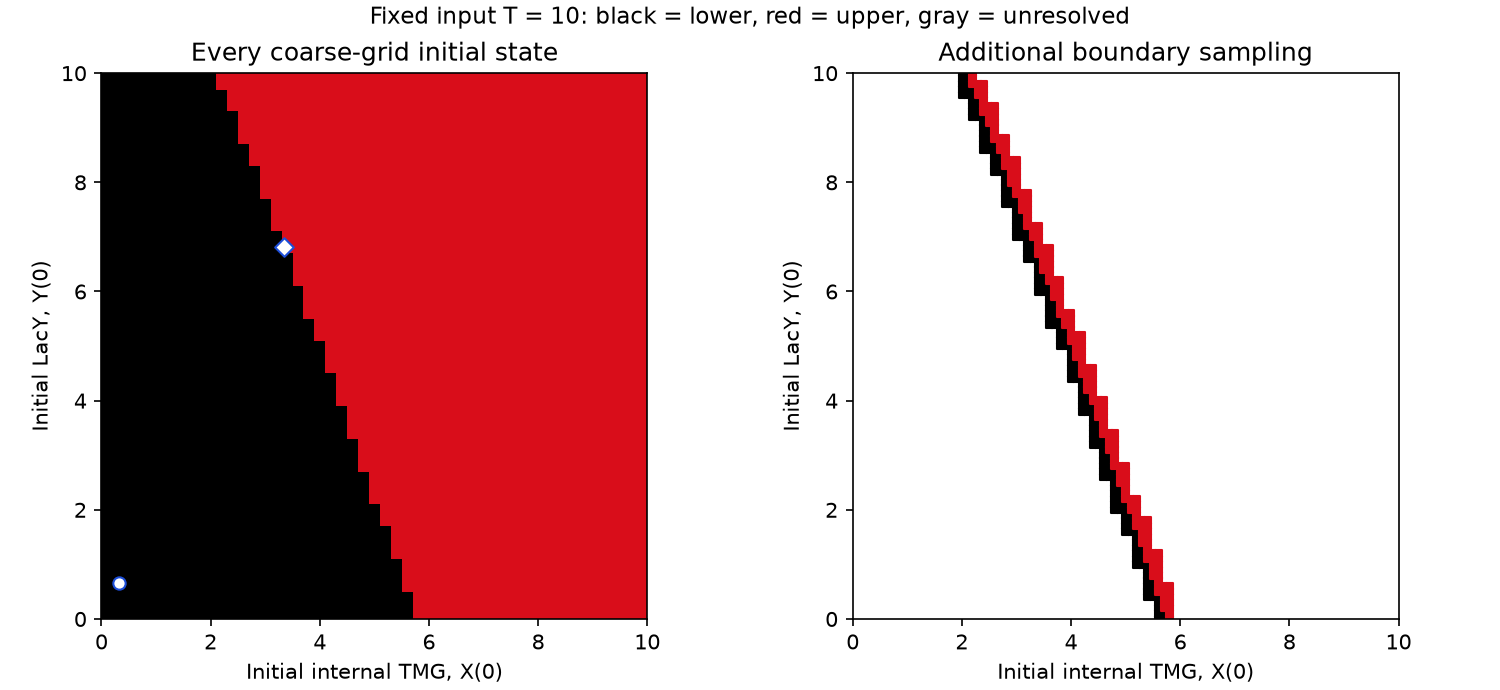

Source code (Python):
"""Independent SciPy computation of the current supplied Lac model.

The delivered MATLAB script is the requested implementation. This script checks
the mathematics with a separate integrator and saves inspectable numerical data.
"""
import json
from pathlib import Path
import numpy as np
from scipy.integrate import solve_ivp
import scipy
import matplotlib
matplotlib.use("Agg")
import matplotlib.pyplot as plt
from matplotlib.colors import ListedColormap, BoundaryNorm

HERE=Path(__file__).resolve().parent
ALPHA,RHO,TINPUT=100.,167.1,10.
BETA=.123*TINPUT**.6
A=ALPHA*BETA
EQX=np.sort(np.roots([1,-A,RHO,-A]).real)
EQ=np.column_stack([EQX,EQX/BETA])
LOW,SADDLE,HIGH=EQ
SCALE=HIGH-LOW
TIMES=(50.,100.,200.)
DIST_TOL=1e-5
RES_TOL=1e-8
COLORS=["#000000","#d90d1a","#a6a6a6"]


def rhs(t,z):
    x,y=z
    return np.array([BETA*y-x,ALPHA*(1+x*x)/(RHO+x*x)-y])


def jac(z):
    x=z[0]
    return np.array([[-1,BETA],[2*ALPHA*x*(RHO-1)/(RHO+x*x)**2,-1]])


def classify(z0,method="DOP853",rtol=1e-9,atol=1e-11):
    z=np.asarray(z0,dtype=float)
    if np.max(abs((z-SADDLE)/SCALE))<1e-12 and np.max(abs(rhs(0,z)/SCALE))<1e-12:
        return 3,z,0.
    prev=0.
    for end in TIMES:
        sol=solve_ivp(rhs,(prev,end),z,method=method,rtol=rtol,atol=atol)
        if not sol.success or sol.t[-1]<end or not np.all(np.isfinite(sol.y[:,-1])):
            return 3,sol.y[:,-1],sol.t[-1]
        z=sol.y[:,-1]
        if np.min(z)<-1e-8:
            return 3,z,end
        distances=[np.max(abs((z-eq)/SCALE)) for eq in (LOW,HIGH)]
        residual=np.max(abs(rhs(end,z)/SCALE))
        if residual<RES_TOL and min(distances)<DIST_TOL:
            return int(np.argmin(distances))+1,z,end
        prev=end
    return 3,z,end


def run():
    axes=np.linspace(0,10,51)
    grid=np.zeros((51,51),dtype=np.uint8)
    ends=np.zeros((51,51,2))
    ts=np.zeros((51,51))
    for row,y in enumerate(axes):
        for col,x in enumerate(axes):
            grid[row,col],ends[row,col],ts[row,col]=classify([x,y])
    print("Base labels:",np.unique(grid,return_counts=True),flush=True)
    refined=set()
    for row in range(50):
        for col in range(50):
            corners=grid[row:row+2,col:col+2]
            if 3 in corners or len(np.unique(corners))>1:
                for x in np.linspace(axes[col],axes[col+1],3):
                    for y in np.linspace(axes[row],axes[row+1],3):
                        refined.add((round(float(x),10),round(float(y),10)))
    refined=np.array([[x,y,classify([x,y])[0]] for x,y in sorted(refined)])
    comparison=[]
    # Different algorithm and tighter tolerances at EVERY added boundary point.
    for x,y,label in refined:
        other=classify([x,y],method="Radau",rtol=2e-10,atol=2e-12)[0]
        comparison.append(int(label)==other)
    assert all(comparison),"Boundary classification depends on the numerical solver."
    print("Boundary points and solver agreement:",len(refined),sum(comparison),flush=True)
    # Mirror MATLAB data products, independently generated.
    np.savetxt(HERE/"lac_basin_matrix_python.csv",grid,delimiter=",",fmt="%d")
    np.savetxt(HERE/"lac_boundary_refinement.csv",refined,delimiter=",",header="X0,Y0,label",comments="")
    np.savez_compressed(HERE/"lac_basin_numerics.npz",axes=axes,basin=grid,endpoints=ends,final_time=ts,refined=refined)
    eig=np.array([np.linalg.eigvals(jac(e)) for e in EQ])
    zfold=(RHO-3+np.array([-1,1])*np.sqrt((RHO-9)*(RHO-1)))/2
    xfold=np.sqrt(zfold)
    afold=xfold*(RHO+xfold**2)/(1+xfold**2)
    tfold=(afold/(ALPHA*.123))**(1/.6)
    result=dict(parameters=dict(alpha=ALPHA,rho=RHO,external_input_T=TINPUT,beta=BETA,numerator_constant=1),
        equilibria=EQ.tolist(),eigenvalues=eig.tolist(),
        fold_X=xfold.tolist(),fold_A=afold.tolist(),bistable_input_interval=sorted(tfold.tolist()),
        grid=dict(shape=[51,51],x_range=[0,10],y_range=[0,10],spacing=.2,
            lower=int(np.sum(grid==1)),upper=int(np.sum(grid==2)),unresolved=int(np.sum(grid==3)),
            maximum_final_time=float(ts.max()),time_extended=int(np.sum(ts>50))),
        refinement=dict(points=len(refined),
            additional_points=int(np.sum(~np.all(np.isclose(refined[:,:2]/.2,np.round(refined[:,:2]/.2)),axis=1))),
            repeated_coarse_points=int(np.sum(np.all(np.isclose(refined[:,:2]/.2,np.round(refined[:,:2]/.2)),axis=1))),
            lower=int(np.sum(refined[:,2]==1)),upper=int(np.sum(refined[:,2]==2)),
            unresolved=int(np.sum(refined[:,2]==3)),DOP853_Radau_agreement=sum(comparison),spacing=.1),
        criteria=dict(normalized_endpoint_tolerance=DIST_TOL,normalized_residual_tolerance=RES_TOL,
            time_limits=TIMES,scale=SCALE.tolist()),
        runtime=dict(scipy=scipy.__version__,primary_solver="DOP853",boundary_crosscheck="Radau",
            matlab="Not verified: neither MATLAB nor Octave executable found in PATH; standard MATLAB installation directory absent."),
        saddle_label=classify(SADDLE)[0])
    (HERE/"simulation_results.json").write_text(json.dumps(result,indent=2)+"\n",encoding="utf8")
    cmap=ListedColormap(COLORS)
    fig,axs=plt.subplots(1,2,figsize=(10,4.6),layout="constrained")
    norm=BoundaryNorm([.5,1.5,2.5,3.5],3)
    axs[0].imshow(grid,origin="lower",extent=[-.1,10.1,-.1,10.1],cmap=cmap,norm=norm,interpolation="nearest",aspect="equal")
    axs[0].set(xlim=(0,10),ylim=(0,10),xlabel="Initial internal TMG, X(0)",ylabel="Initial LacY, Y(0)",title="Every coarse-grid initial state")
    axs[0].scatter(*LOW,s=35,c="white",edgecolors="#1d4ed8",zorder=5)
    axs[0].scatter(*SADDLE,s=40,c="white",edgecolors="#1d4ed8",marker="D",zorder=5)
    axs[1].scatter(refined[:,0],refined[:,1],c=refined[:,2],cmap=cmap,norm=norm,s=10,marker="s")
    axs[1].set(xlim=(0,10),ylim=(0,10),xlabel="Initial internal TMG, X(0)",ylabel="Initial LacY, Y(0)",title="Additional boundary sampling")
    axs[1].set_aspect("equal")
    fig.suptitle("Fixed input T = 10: black = lower, red = upper, gray = unresolved",fontsize=11)
    fig.savefig(HERE/"lac_basins.svg")
    fig.savefig(HERE/"lac_basins.png",dpi=150)
    plt.close(fig)
    initials=np.array([[0,0],[1,1],[2,2],[3,7],[4,7],[8,8],[10,0],[0,10]],float)
    fig,axs=plt.subplots(1,2,figsize=(10,4.5),layout="constrained")
    for seed in initials:
        sol=solve_ivp(rhs,(0,50),seed,t_eval=np.linspace(0,50,1001),method="DOP853",rtol=1e-10,atol=1e-12)
        label=classify(seed)[0]
        positive=sol.y[1]>0
        axs[0].semilogy(sol.t[positive],sol.y[1,positive],color=COLORS[label-1],alpha=.8,lw=1.2)
        positive=np.all(sol.y>0,axis=0)
        axs[1].loglog(sol.y[0,positive],sol.y[1,positive],color=COLORS[label-1],alpha=.8,lw=1.2)
    axs[0].set(xlabel="Time",ylabel="LacY, Y(t)",title="LacY time courses")
    axs[1].scatter(LOW[0],LOW[1],c="black",s=35,zorder=5)
    axs[1].scatter(HIGH[0],HIGH[1],c="#d90d1a",s=35,zorder=5)
    axs[1].scatter(SADDLE[0],SADDLE[1],c="#1d4ed8",s=35,marker="D",zorder=5)
    axs[1].set(xlabel="Internal TMG, X(t)",ylabel="LacY, Y(t)",title="Phase plane, positive states")
    for ax in axs:
        ax.grid(alpha=.18)
    fig.savefig(HERE/"lac_trajectories.svg")
    fig.savefig(HERE/"lac_trajectories.png",dpi=150)
    plt.close(fig)
    print(json.dumps(result,indent=2),flush=True)


if __name__=="__main__":
    run()
